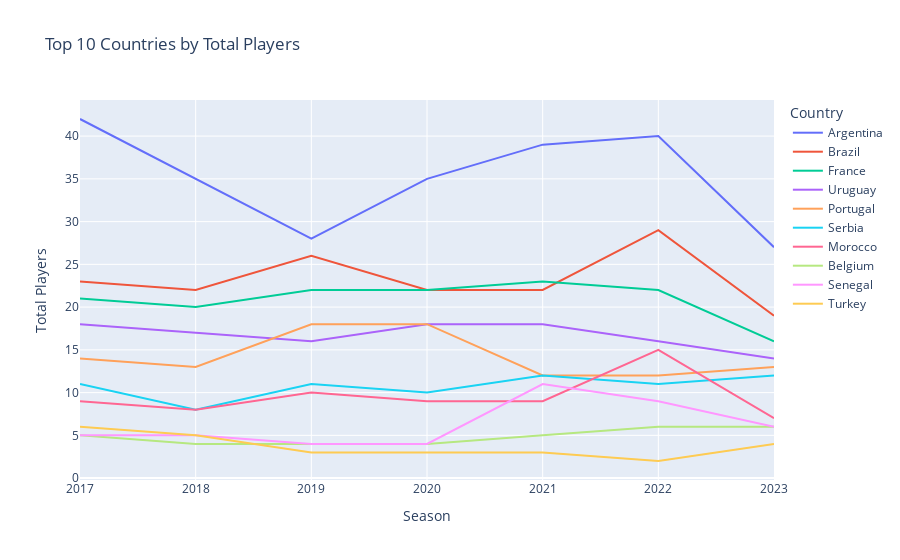

Notebook cell for this chart:
### Code cell
# plot total players for each season by country - timeseries
plots.var_totals_plot('country')

### Figure 1 — Plotly figure (JSON) as saved in the notebook; plotly's stock layout.template omitted (floating-point values rounded to 4 significant figures)
{"data": [{"hovertemplate": "country=Argentina<br>variable=%{x}<br>value=%{y}<extra></extra>", "legendgroup": "Argentina", "line": {"color": "#636efa", "dash": "solid"}, "marker": {"symbol": "circle"}, "mode": "lines", "name": "Argentina", "orientation": "v", "showlegend": true, "type": "scatter", "x": ["2017", "2018", "2019", "2020", "2021", "2022", "2023"], "xaxis": "x", "y": [42, 35, 28, 35, 39, 40, 27], "yaxis": "y"}, {"hovertemplate": "country=Brazil<br>variable=%{x}<br>value=%{y}<extra></extra>", "legendgroup": "Brazil", "line": {"color": "#EF553B", "dash": "solid"}, "marker": {"symbol": "circle"}, "mode": "lines", "name": "Brazil", "orientation": "v", "showlegend": true, "type": "scatter", "x": ["2017", "2018", "2019", "2020", "2021", "2022", "2023"], "xaxis": "x", "y": [23, 22, 26, 22, 22, 29, 19], "yaxis": "y"}, {"hovertemplate": "country=France<br>variable=%{x}<br>value=%{y}<extra></extra>", "legendgroup": "France", "line": {"color": "#00cc96", "dash": "solid"}, "marker": {"symbol": "circle"}, "mode": "lines", "name": "France", "orientation": "v", "showlegend": true, "type": "scatter", "x": ["2017", "2018", "2019", "2020", "2021", "2022", "2023"], "xaxis": "x", "y": [21, 20, 22, 22, 23, 22, 16], "yaxis": "y"}, {"hovertemplate": "country=Uruguay<br>variable=%{x}<br>value=%{y}<extra></extra>", "legendgroup": "Uruguay", "line": {"color": "#ab63fa", "dash": "solid"}, "marker": {"symbol": "circle"}, "mode": "lines", "name": "Uruguay", "orientation": "v", "showlegend": true, "type": "scatter", "x": ["2017", "2018", "2019", "2020", "2021", "2022", "2023"], "xaxis": "x", "y": [18, 17, 16, 18, 18, 16, 14], "yaxis": "y"}, {"hovertemplate": "country=Portugal<br>variable=%{x}<br>value=%{y}<extra></extra>", "legendgroup": "Portugal", "line": {"color": "#FFA15A", "dash": "solid"}, "marker": {"symbol": "circle"}, "mode": "lines", "name": "Portugal", "orientation": "v", "showlegend": true, "type": "scatter", "x": ["2017", "2018", "2019", "2020", "2021", "2022", "2023"], "xaxis": "x", "y": [14, 13, 18, 18, 12, 12, 13], "yaxis": "y"}, {"hovertemplate": "country=Serbia<br>variable=%{x}<br>value=%{y}<extra></extra>", "legendgroup": "Serbia", "line": {"color": "#19d3f3", "dash": "solid"}, "marker": {"symbol": "circle"}, "mode": "lines", "name": "Serbia", "orientation": "v", "showlegend": true, "type": "scatter", "x": ["2017", "2018", "2019", "2020", "2021", "2022", "2023"], "xaxis": "x", "y": [11, 8, 11, 10, 12, 11, 12], "yaxis": "y"}, {"hovertemplate": "country=Morocco<br>variable=%{x}<br>value=%{y}<extra></extra>", "legendgroup": "Morocco", "line": {"color": "#FF6692", "dash": "solid"}, "marker": {"symbol": "circle"}, "mode": "lines", "name": "Morocco", "orientation": "v", "showlegend": true, "type": "scatter", "x": ["2017", "2018", "2019", "2020", "2021", "2022", "2023"], "xaxis": "x", "y": [9, 8, 10, 9, 9, 15, 7], "yaxis": "y"}, {"hovertemplate": "country=Belgium<br>variable=%{x}<br>value=%{y}<extra></extra>", "legendgroup": "Belgium", "line": {"color": "#B6E880", "dash": "solid"}, "marker": {"symbol": "circle"}, "mode": "lines", "name": "Belgium", "orientation": "v", "showlegend": true, "type": "scatter", "x": ["2017", "2018", "2019", "2020", "2021", "2022", "2023"], "xaxis": "x", "y": [5, 4, 4, 4, 5, 6, 6], "yaxis": "y"}, {"hovertemplate": "country=Senegal<br>variable=%{x}<br>value=%{y}<extra></extra>", "legendgroup": "Senegal", "line": {"color": "#FF97FF", "dash": "solid"}, "marker": {"symbol": "circle"}, "mode": "lines", "name": "Senegal", "orientation": "v", "showlegend": true, "type": "scatter", "x": ["2017", "2018", "2019", "2020", "2021", "2022", "2023"], "xaxis": "x", "y": [5, 5, 4, 4, 11, 9, 6], "yaxis": "y"}, {"hovertemplate": "country=Turkey<br>variable=%{x}<br>value=%{y}<extra></extra>", "legendgroup": "Turkey", "line": {"color": "#FECB52", "dash": "solid"}, "marker": {"symbol": "circle"}, "mode": "lines", "name": "Turkey", "orientation": "v", "showlegend": true, "type": "scatter", "x": ["2017", "2018", "2019", "2020", "2021", "2022", "2023"], "xaxis": "x", "y": [6, 5, 3, 3, 3, 2, 4], "yaxis": "y"}], "layout": {"legend": {"title": {"text": "Country"}, "tracegroupgap": 0}, "title": {"text": "Top 10 Countries by Total Players"}, "xaxis": {"anchor": "y", "domain": [0, 1], "title": {"text": "Season"}}, "yaxis": {"anchor": "x", "domain": [0, 1], "title": {"text": "Total Players"}}}}
